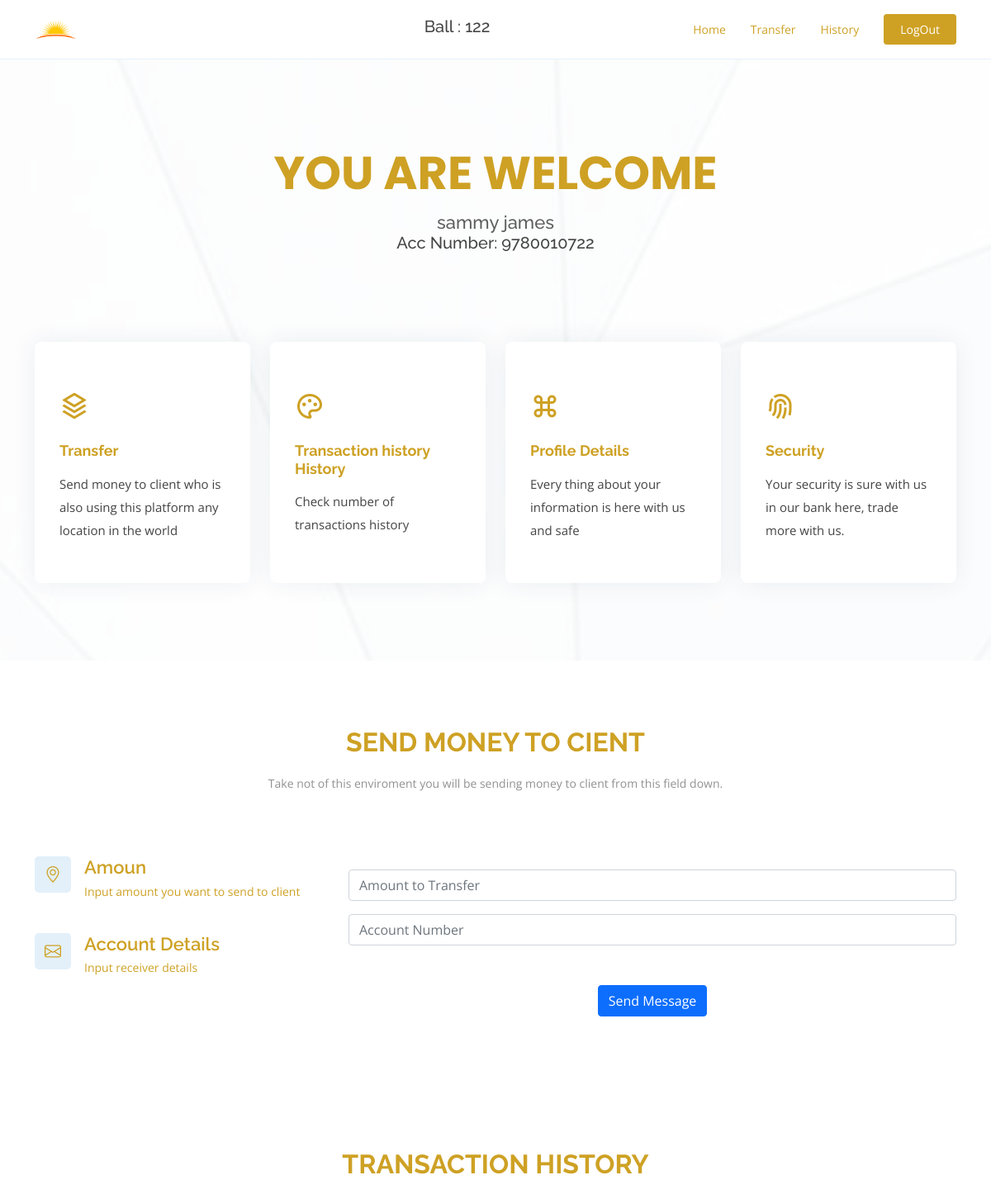
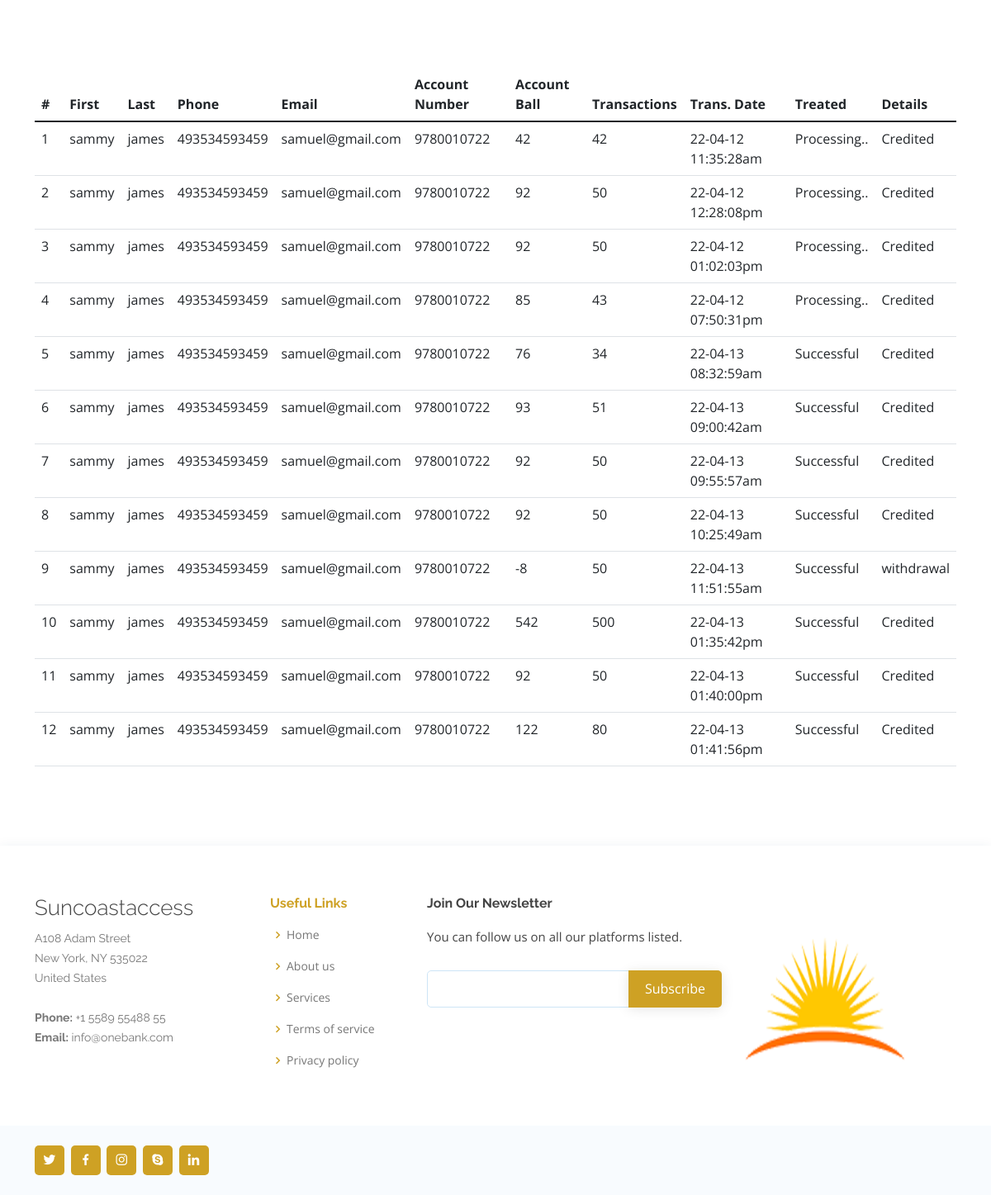
Page /inc/home.php (signed in) on the committed database (2 pictures, top to bottom).
### tables this page shows
CREATE TABLE `users` (
  `userID` int(11) NOT NULL,
  `FirstName` varchar(25) NOT NULL,
  `LastName` varchar(25) NOT NULL,
  `Phone` varchar(25) NOT NULL,
  `Email` varchar(25) NOT NULL,
  `accNum` varchar(25) NOT NULL,
  `upass` varchar(255) NOT NULL,
  `otps` varchar(5) NOT NULL,
  `admin` varchar(6) NOT NULL,
  `Ball` varchar(26) NOT NULL
);

CREATE TABLE `transactions` (
  `TransID` int(11) NOT NULL,
  `FirstName` varchar(25) NOT NULL,
  `LastName` varchar(25) NOT NULL,
  `Phone` varchar(25) NOT NULL,
  `Email` varchar(25) NOT NULL,
  `accNum` varchar(25) NOT NULL,
  `WithDraw` varchar(25) NOT NULL,
  `Ball` varchar(25) NOT NULL,
  `WtdrDate` varchar(25) NOT NULL,
  `Treated` varchar(25) NOT NULL,
  `TreatedDate` varchar(25) NOT NULL,
  `state` varchar(25) NOT NULL
);

### inc/classUsers.php (called while the page is built, shortened)
<?php
class USER
{
	private $conn;
	public function __construct()
	{
		$database = new Database();
		$db = $database->dbConnection();
		$this->conn = $db;
    }
	public function runQuery($sql)
	{
		$stmt = $this->conn->prepare($sql);
		return $stmt;
	}
}
?>

### inc/home.php (the view, shortened to what this page needs)
<?php
	require_once("classUsers.php");
	$auth_user = new USER();
	$user_id = $_SESSION['user_session'];
	$stmt = $auth_user->runQuery("SELECT * FROM users WHERE userID =:user_id");
	$stmt->execute(array(":user_id"=>$user_id));
	$userRow=$stmt->fetch(PDO::FETCH_ASSOC);
	$accNums = $userRow['accNum'];
	$myBall = $userRow['Ball'];
?>
<!DOCTYPE html>
<html lang="en">
<head>
  <link href="../assets/vendor/aos/aos.css" rel="stylesheet">
  <link href="../assets/vendor/bootstrap/css/bootstrap.min.css" rel="stylesheet">
  <link href="../assets/vendor/bootstrap-icons/bootstrap-icons.css" rel="stylesheet">
  <link href="../assets/vendor/boxicons/css/boxicons.min.css" rel="stylesheet">
  <link href="../assets/vendor/glightbox/css/glightbox.min.css" rel="stylesheet">
  <link href="../assets/vendor/remixicon/remixicon.css" rel="stylesheet">
  <link href="../assets/vendor/swiper/swiper-bundle.min.css" rel="stylesheet">
  <link href="../assets/css/style.css" rel="stylesheet">
</head>
<body>
  <header id="header" class="fixed-top">
    <div class="container d-flex align-items-center justify-content-between">
      <a href="home.php"><img src="../assets/img/sun.png" style="width: 20%;"/></a>
	  <h5>Ball : <?php echo $myBall; ?></h5>
      <nav id="navbar" class="navbar">
        <ul>
          <li><a class="nav-link scrollto active" href="#hero">Home</a></li>
         <li><a class="nav-link scrollto" href="#transfer">Transfer</a></li>
          <li><a class="nav-link scrollto" href="#history">History</a></li>
          <li><a class="getstarted scrollto" href="logout.php?logout=true">LogOut</a></li>
        </ul>
      </nav>
    </div>
  </header>
  <section id="hero" class="d-flex align-items-center">
    <div class="container position-relative" data-aos="fade-up" data-aos-delay="100">
      <div class="row justify-content-center">
        <div class="col-xl-7 col-lg-9 text-center">
          <h1>YOU ARE WELCOME</h1>
          <h2><?php echo $userRow['FirstName']." ".$userRow['LastName']; ?></h2>
		  <h5>Acc Number: <?php echo $userRow['accNum']; ?></h5>
        </div>
      </div>
      <div class="row icon-boxes">
        <div class="col-md-6 col-lg-3 d-flex align-items-stretch mb-5 mb-lg-0" data-aos="zoom-in" data-aos-delay="200">
          <div class="icon-box">
            <div class="icon"><i class="ri-stack-line"></i></div>
            <h4 class="title"><a href="">Transfer</a></h4>
            <p class="description">Send money to client who is also using this platform any location in the world</p>
          </div>
        </div>
        <div class="col-md-6 col-lg-3 d-flex align-items-stretch mb-5 mb-lg-0" data-aos="zoom-in" data-aos-delay="300">
          <div class="icon-box">
            <div class="icon"><i class="ri-palette-line"></i></div>
            <h4 class="title"><a href="">Transaction history History</a></h4>
            <p class="description">Check number of transactions history</p>
          </div>
        </div>
        <div class="col-md-6 col-lg-3 d-flex align-items-stretch mb-5 mb-lg-0" data-aos="zoom-in" data-aos-delay="400">
          <div class="icon-box">
            <div class="icon"><i class="ri-command-line"></i></div>
            <h4 class="title"><a href="">Profile Details</a></h4>
            <p class="description">Every thing about your information is here with us and safe</p>
          </div>
        </div>
        <div class="col-md-6 col-lg-3 d-flex align-items-stretch mb-5 mb-lg-0" data-aos="zoom-in" data-aos-delay="500">
          <div class="icon-box">
            <div class="icon"><i class="ri-fingerprint-line"></i></div>
            <h4 class="title"><a href="">Security</a></h4>
            <p class="description">Your security is sure with us in our bank here, trade more with us.</p>
          </div>
        </div>
      </div>
    </div>
  </section>
  <main id="main">
    <section id="transfer" class="contact">
      <div class="container" data-aos="fade-up">
        <div class="section-title">
          <h2>Send Money to Cient</h2>
          <p>Take not of this enviroment you will be sending money to client from this field down.</p>
        </div>
        <div class="row mt-5">
          <div class="col-lg-4">
            <div class="info">
              <div class="address">
                <i class="bi bi-geo-alt"></i>
                <h4>Amoun</h4>
                <p>Input amount you want to send to client</p>
              </div>
              <div class="email">
                <i class="bi bi-envelope"></i>
                <h4>Account Details</h4>
                <p>Input receiver details</p>
              </div>
            </div>
          </div>
          <div class="col-lg-8 mt-5 mt-lg-0">
            <form action="trans.php" method="post" >
              <div class="form-group mt-3">
                <input type="number" class="form-control" name="amount" id="subject" placeholder="Amount to Transfer" required>
              </div>
			  <div class="form-group mt-3">
                <input type="number" class="form-control" name="accnum" id="subject" placeholder="Account Number" required>
              </div><br> <br>
              <div class="text-center"><button type="submit" class="btn btn-primary" name="btn-login">Send Message</button></div>
            </form>
          </div>
        </div>
      </div>
    </section>
    <section id="history" class="contact">
      <div class="container" data-aos="fade-up">
        <div class="section-title">
          <h2>Transaction History</h2>
        </div>
        <div class="row mt-5">
		 <div class="table-responsive">
			<div class="table-responsive-md">
			<table class="table">
				<thead>
					<tr>
						<th scope="col">#</th>
						<th scope="col">First</th>
						<th scope="col">Last</th>
						<th scope="col">Phone</th>
						<th scope="col">Email</th>
						<th scope="col">Account Number</th>
						<th scope="col">Account Ball</th>
						<th scope="col">Transactions</th>
						<th scope="col">Trans. Date</th>
						<th scope="col">Treated</th>
						<th scope="col">Details</th>
					</tr>
				</thead>
				<tbody>
				<?php
				$st = $auth_user->runQuery("SELECT * FROM transactions WHERE accNum =:accNums");
				$st->execute(array(":accNums"=>$accNums));
				$i = 1;
				while($row=$st->fetch(PDO::FETCH_ASSOC))
				{
					?>
					<tr>
						<td scope='col'><?php echo $i++; ?></th>
						<td scope='col'><?php echo $row['FirstName']; ?></th>
						<td scope='col'><?php echo $row['LastName']; ?></th>
						<td scope='col'><?php echo $row['Phone']; ?></th>
						<td scope='col'><?php echo $row['Email']; ?></th>
						<td scope='col'><?php echo $row['accNum']; ?></th>
						<td scope='col'><?php echo $row['Ball']; ?></th>
						<td scope='col'><?php echo $row['WithDraw']; ?></th>
						<td scope='col'><?php echo $row['WtdrDate']; ?></th>
						<td scope='col'><?php echo $row['Treated']; ?></th>
						<td scope='col'><?php echo $row['state']; ?></th>
					</tr>
					<?php
				}
					?>
				</tbody>
			</table>
          </div>
          </div>
        </div>
      </div>
    </section>
  </main>
 <?php include_once'footer.php'; ?>
</body>
</html>

### inc/footer.php
<footer id="footer">
  <div class="footer-top">
    <div class="container">
      <div class="row">
        <div class="col-lg-3 col-md-6 footer-contact">
          <h3>Suncoastaccess</h3>
          <p>
            A108 Adam Street <br>
            New York, NY 535022<br>
            United States <br><br>
            <strong>Phone:</strong> +1 5589 55488 55<br>
            <strong>Email:</strong> info@onebank.com<br>
          </p>
        </div>
        <div class="col-lg-2 col-md-6 footer-links">
          <h4>Useful Links</h4>
          <ul>
            <li><i class="bx bx-chevron-right"></i> <a href="#">Home</a></li>
            <li><i class="bx bx-chevron-right"></i> <a href="#">About us</a></li>
            <li><i class="bx bx-chevron-right"></i> <a href="#">Services</a></li>
            <li><i class="bx bx-chevron-right"></i> <a href="#">Terms of service</a></li>
            <li><i class="bx bx-chevron-right"></i> <a href="#">Privacy policy</a></li>
          </ul>
        </div>
        <div class="col-lg-4 col-md-6 footer-newsletter">
          <h4>Join Our Newsletter</h4>
          <p>You can follow us on all our platforms listed.</p>
          <form action="" method="post">
            <input type="email" name="email"><input type="submit" value="Subscribe">
          </form>
        </div>
		<img src="../assets/img/sun.png" style="width: 20%;"/>
      </div>
    </div>
  </div>
  <div class="container d-md-flex py-4">
    <div class="social-links text-center text-md-right pt-3 pt-md-0">
      <a href="#" class="twitter"><i class="bx bxl-twitter"></i></a>
      <a href="#" class="facebook"><i class="bx bxl-facebook"></i></a>
      <a href="#" class="instagram"><i class="bx bxl-instagram"></i></a>
      <a href="#" class="google-plus"><i class="bx bxl-skype"></i></a>
      <a href="#" class="linkedin"><i class="bx bxl-linkedin"></i></a>
    </div>
  </div>
</footer>

### rows in the picture
users: Ball "122", FirstName "sammy", LastName "james", accNum "9780010722"
transactions: FirstName "sammy", LastName "james", Phone "493534593459", Email "samuel@gmail.com", accNum "9780010722", Ball "42", WithDraw "42", WtdrDate "22-04-12 11:35:28am", Treated "Processing..", state "Credited"
transactions: FirstName "sammy", LastName "james", Phone "493534593459", Email "samuel@gmail.com", accNum "9780010722", Ball "92", WithDraw "50", WtdrDate "22-04-12 12:28:08pm", Treated "Processing..", state "Credited"
transactions: FirstName "sammy", LastName "james", Phone "493534593459", Email "samuel@gmail.com", accNum "9780010722", Ball "92", WithDraw "50", WtdrDate "22-04-12 01:02:03pm", Treated "Processing..", state "Credited"
transactions: FirstName "sammy", LastName "james", Phone "493534593459", Email "samuel@gmail.com", accNum "9780010722", Ball "85", WithDraw "43", WtdrDate "22-04-12 07:50:31pm", Treated "Processing..", state "Credited"
transactions: FirstName "sammy", LastName "james", Phone "493534593459", Email "samuel@gmail.com", accNum "9780010722", Ball "76", WithDraw "34", WtdrDate "22-04-13 08:32:59am", Treated "Successful", state "Credited"
transactions: FirstName "sammy", LastName "james", Phone "493534593459", Email "samuel@gmail.com", accNum "9780010722", Ball "93", WithDraw "51", WtdrDate "22-04-13 09:00:42am", Treated "Successful", state "Credited"
transactions: FirstName "sammy", LastName "james", Phone "493534593459", Email "samuel@gmail.com", accNum "9780010722", Ball "92", WithDraw "50", WtdrDate "22-04-13 09:55:57am", Treated "Successful", state "Credited"
transactions: FirstName "sammy", LastName "james", Phone "493534593459", Email "samuel@gmail.com", accNum "9780010722", Ball "92", WithDraw "50", WtdrDate "22-04-13 10:25:49am", Treated "Successful", state "Credited"
transactions: FirstName "sammy", LastName "james", Phone "493534593459", Email "samuel@gmail.com", accNum "9780010722", Ball "-8", WithDraw "50", WtdrDate "22-04-13 11:51:55am", Treated "Successful", state "withdrawal"
transactions: FirstName "sammy", LastName "james", Phone "493534593459", Email "samuel@gmail.com", accNum "9780010722", Ball "542", WithDraw "500", WtdrDate "22-04-13 01:35:42pm", Treated "Successful", state "Credited"
transactions: FirstName "sammy", LastName "james", Phone "493534593459", Email "samuel@gmail.com", accNum "9780010722", Ball "92", WithDraw "50", WtdrDate "22-04-13 01:40:00pm", Treated "Successful", state "Credited"
transactions: FirstName "sammy", LastName "james", Phone "493534593459", Email "samuel@gmail.com", accNum "9780010722", Ball "122", WithDraw "80", WtdrDate "22-04-13 01:41:56pm", Treated "Successful", state "Credited"
